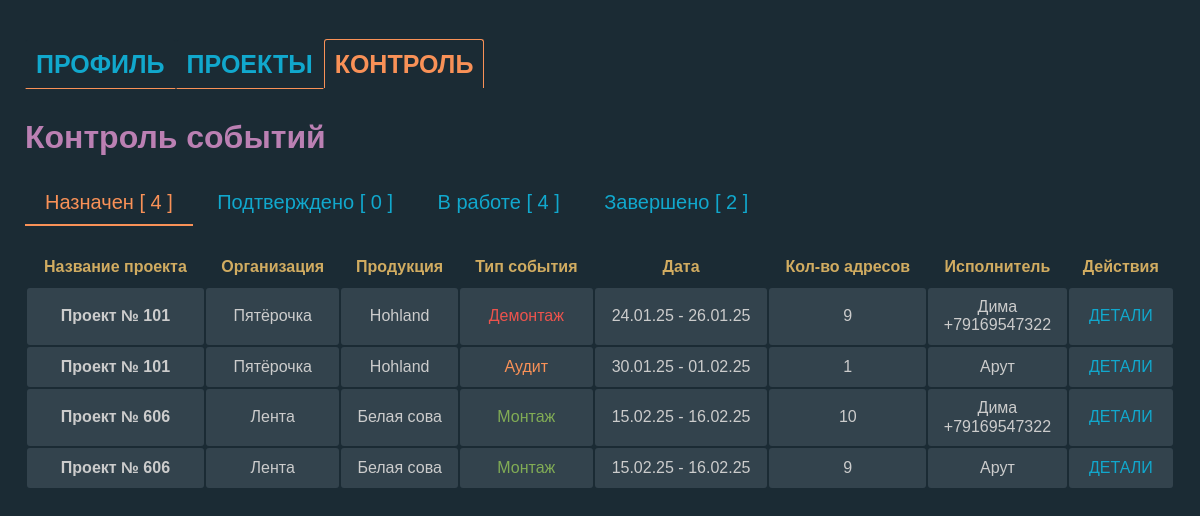
/projects/events/control/ (signed in), run on the app's committed database.
### projects/models.py (models this page shows, shortened)
class Event(models.Model):
    EVENT_TYPES = (
        ('montage', 'Монтаж'),
        ('audit', 'Аудит'),
        ('dismantle', 'Демонтаж'),
    )
    STATUS_CHOICES = [
        ('created', 'Создано'),
        ('assigned', 'Назначено'),
        ('in_progress', 'В работе'),
        ('completed', 'Завершено'),
    ]
    project = models.ForeignKey(Project, related_name='events', on_delete=models.CASCADE)
    event_type = models.CharField(choices=EVENT_TYPES, max_length=20)
    status = models.CharField(max_length=11, choices=STATUS_CHOICES, default='created')
    description = models.TextField(blank=True)
    photo_count = models.IntegerField()
    event_date = models.DateField()
    duration_days = models.IntegerField()
    assigned_users = models.ManyToManyField(User, through='EventUser', blank=True, related_name='events_as_assignee')
    def due_date(self):
        return self.event_date + timezone.timedelta(days=self.duration_days)

class Project(models.Model):
    user = models.ForeignKey(User, on_delete=models.CASCADE)  # Убрали null=True
    name = models.CharField(max_length=255)
    description = models.TextField(blank=True)
    excel_file = models.FileField(upload_to='excel/', null=True, blank=True)
    organization = models.CharField(max_length=255, blank=True, null=True)  # Новое поле
    product = models.CharField(max_length=255, blank=True, null=True)  # Новое поле

### rct/models.py (models this page shows)
class ExecutorProfile(models.Model):
    user = models.OneToOneField(User, on_delete=models.CASCADE)
    name = models.CharField(max_length=255, blank=True)
    phone_number = models.CharField(max_length=15, blank=True)
    district_choices = [
        ('САО', 'САО'),
        ('ВАО', 'ВАО'),
        ('ЮАО', 'ЮАО'),
        ('ЗАО', 'ЗАО'),
    ]
    district = models.CharField(max_length=3, choices=district_choices)

### projects/views.py (the view)
# urls.py: path('events/control/', views.events_control, name='events_control'),
@login_required
def events_control(request):
    current_user = request.user
    event_users_by_status = {
        'assigned': EventUser.objects.filter(event__project__user=current_user, status='assigned').order_by('event__event_date'),
        'confirmed': EventUser.objects.filter(event__project__user=current_user, status='confirmed').order_by('event__event_date'),
        'in_progress': EventUser.objects.filter(event__project__user=current_user, status='in_progress').order_by('event__event_date'),
        'completed': EventUser.objects.filter(event__project__user=current_user, status='completed').order_by('event__event_date'),
    }
    event_data_by_status = {}
    status_display_map = dict(EventUser.STATUS_CHOICES)
    for status, events in event_users_by_status.items():
        status_display = status_display_map.get(status, status)
        event_data_by_status[status] = {
            'display': status_display,
            'count': events.count(),
            'events': [
                (
                    e.event,
                    e.event.addresses.filter(assigned_user=e.user).count(),
                    e.user  # добавляем пользователя в кортеж, чтобы показать исполнителя
                )
                for e in events.select_related('user', 'event__project')  # оптимизируем запрос
            ]
        }
    return render(request, 'projects/events_control.html', {
        'event_data_by_status': event_data_by_status,
        'current_user': current_user,
    })

### projects/templates/projects/events_control.html (shortened to what this page needs)
<!DOCTYPE html>
<html lang="ru_RU">
<head>
    {% load static %}
    <link rel="stylesheet" href="{% static 'css/normalize.css' %}">
    <link rel="stylesheet" href="{% static 'css/styles.css' %}">
    <link rel="stylesheet" href="{% static 'css/events-control.css' %}">
</head>
<body class="page">
    <nav class="nav">
        <ul class="nav__list">
            <li class="nav__item">
                <a class="nav__link nav__link--inactive" href="{% url 'profile' %}">Профиль</a>
            </li>
            <li class="nav__item">
                <a class="nav__link nav__link--inactive" href="{% url 'manage_projects' %}">Проекты</a>
            </li>
            <li class="nav__item">
                <a class="nav__link nav__link--active">Контроль</a>
            </li>
        </ul>
    </nav>
    <div class="container control">
        <h1 class="page__title">Контроль событий</h1>
        <div id="tabs">
            {% for status, data in event_data_by_status.items %}
                <div class="tab {% if forloop.first %}active{% endif %}" data-status="{{ status }}">
                    {{ data.display }} [ {{ data.count }} ]
                </div>
            {% endfor %}
        </div>
        <div id="tab-contents">
            {% for status, data in event_data_by_status.items %}
            <div class="tab-content {% if forloop.first %}active{% endif %}" id="content-{{ status }}">
                <table class="control__table">
                    {% if data.events %}
                        <thead class="control__table-thead">
                            <tr class="control__table-thead-tr">
                                <th class="control__table-thead-th">Название проекта</th>
                                <th class="control__table-thead-th">Организация</th>
                                <th class="control__table-thead-th">Продукция</th>
                                <th class="control__table-thead-th">Тип события</th>
                                <th class="control__table-thead-th">Дата</th>
                                <th class="control__table-thead-th">Кол-во адресов</th>
                                <th class="control__table-thead-th">Исполнитель</th>
                                <th class="control__table-thead-th">Действия</th>
                            </tr>
                        </thead>
                    {% endif %}
                    <tbody class="control__table-tbody">
                        {% for event, assigned_address_count, assigned_user in data.events %}
                        <tr class="control__table-tbody-tr" data-url="{% url 'event_detail' event.id %}">
                            <td class="control__table-td"><strong>{{ event.project.name }}</strong></td>
                            <td class="control__table-td">{{ event.project.organization }}</td>
                            <td class="control__table-td">{{ event.project.product }}</td>
                            <td class="control__table-td
                                {% if event.get_event_type_display == 'Монтаж' %} event-type--montage
                                {% elif event.get_event_type_display == 'Аудит' %} event-type--audit
                                {% elif event.get_event_type_display == 'Демонтаж' %} event-type--demontage
                                {% endif %}">
                                {{ event.get_event_type_display }}
                            </td>
                            <td class="control__table-td">{{ event.event_date|date:"d.m.y" }} - {{ event.due_date|date:"d.m.y" }}</td>
                            <td class="control__table-td">{{ assigned_address_count }}</td>
                            <td class="control__table-td">{{ assigned_user.executorprofile.name|default:assigned_user.email }} <br>
                                {{ assigned_user.executorprofile.phone_number }}</td>
                            <td class="control__table-td clickable">
                                <button class="data-button">Детали</button>
                            </td>
                        </tr>
                        {% empty %}
                        <tr class="control__table-tbody-tr">
                            <td class="control__table-td" colspan="8">Нет событий со статусом "{{ data.display|lower }}".</td>
                        </tr>
                        {% endfor %}
                    </tbody>
                </table>
            </div>
            {% endfor %}
        </div>
    </div>
</body>
</html>

### static/css/styles.css (style rules this page uses)
html { box-sizing: border-box; }
*, *::before, *::after { box-sizing: inherit; }
a { color: inherit; text-decoration: none; }
ul { list-style: none; margin: 0; padding: 0; }
body { font-family: 'font', sans-serif; }
.page { max-width: 1200px; margin: 0 auto; padding: 25px; color: rgb(204 204 204); background-color: rgb(27 43 52); }
.nav { margin-right: 25px; margin-bottom: 15px; padding: 25px 0; }
.nav__list { display: flex; }
.nav__link { padding: 10px; border: 1px solid rgb(27 43 52); border-radius: 3px 3px 0 0; font-size: 25px; font-weight: bold; text-transform: uppercase; color: rgb(17 168 205); }
.nav__link--active { border-color: rgb(249 145 87); border-bottom: none; border-radius: 3px 3px 0 0; color: rgb(249 145 87); }
.nav__link--inactive { border-bottom: 1px solid rgb(249 145 87); }
.page__title { margin: 0; margin-bottom: 25px; color: rgb(187 128 179); }

### static/css/events-control.css (style rules this page uses)
.tab { display: inline-block; padding: 10px 20px; cursor: pointer; font-size: 20px; color: rgb(17 168 205); }
.tab.active { border-bottom: 2px solid rgb(249 145 87); color: rgb(249 145 87); }
.tab-content { display: none; padding: 20px 0; }
.tab-content.active { display: block; }
.control__table { width: 100%; margin-bottom: 25px; }
.control__table-thead-th { padding: 10px; color: rgb(209 172 97); }
.control__table-td { padding: 10px; border-radius: 3px; text-align: center; background-color: rgb(51 67 77); }
.event-type--montage { color: rgb(129 172 85); }
.event-type--audit { color: rgb(249 145 87); }
.event-type--demontage { color: rgb(236 83 77); }
.data-button { border: none; cursor: pointer; text-transform: uppercase; color: rgb(17 168 205); background-color: transparent; }

### data on the page
Event: project.name "Проект № 101", project.organization "Пятёрочка", project.product "Hohland", event_type "Демонтаж", event_date "24.01.25", due_date "26.01.25", assigned_address_count "9", executorprofile.name "Дима", executorprofile.phone_number "+79169547322"
Event: project.name "Проект № 101", project.organization "Пятёрочка", project.product "Hohland", event_type "Аудит", event_date "30.01.25", due_date "01.02.25", photo_count "1", executorprofile.name "Арут"
Event: project.name "Проект № 606", project.organization "Лента", project.product "Белая сова", event_type "Монтаж", event_date "15.02.25", due_date "16.02.25", assigned_address_count "10", executorprofile.name "Дима", executorprofile.phone_number "+79169547322", assigned_address_count "9", executorprofile.name "Арут"

### other printed values
{{ data.display }} "Назначен" "Подтверждено" "В работе" "Завершено"
{{ data.count }} "4" "0" "4" "2"
